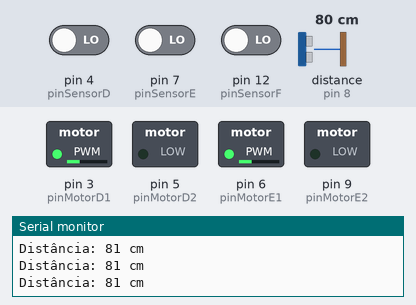
The sketch below on a simulated Arduino Uno, built with avr-gcc and run on an emulated ATmega328P. Parts: switched loads named in the sketch (green lamp = pin HIGH), the last lines printed to the serial monitor. Dashed ring = blinking. The test bench sets the inputs (shaded band); at power-on: distance to the obstacle (sensor on pin 8) 80 cm, pin 4 (pinSensorD) LOW, pin 7 (pinSensorE) LOW, pin 12 (pinSensorF) LOW. The echo pulse lasts 58.3 µs per cm.

Above: at 1.2 s.
1.3 s: distance to the obstacle (sensor on pin 8) set to 33 cm
4.3 s: distance to the obstacle (sensor on pin 8) set to 27 cm
At 4.6 s:
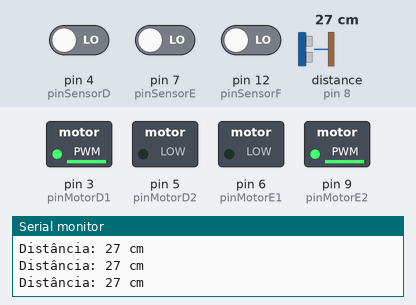
5.8 s: pin 4 (pinSensorD) driven HIGH
At 7.2 s:
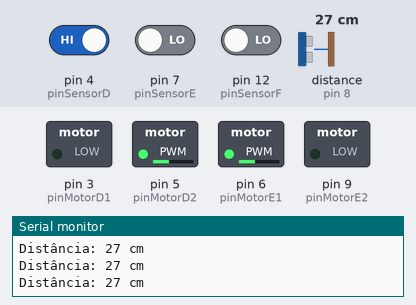
8.8 s: pin 7 (pinSensorE) driven HIGH and pin 12 (pinSensorF) driven HIGH
11.8 s: distance to the obstacle (sensor on pin 8) set to 35 cm
At 12.4 s:
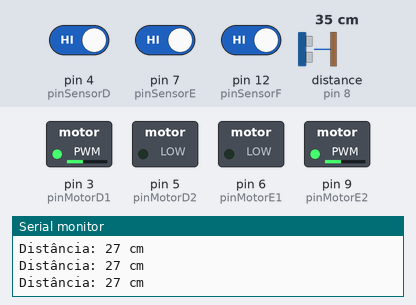
Timing chart, 0 to 14.8 s (numbered marks = the images above; inputs shaded):
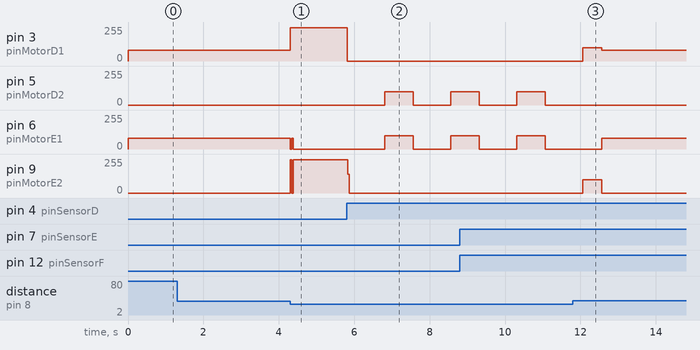

Measured:
- the behaviour switches between 31 and 30 cm on distance to the obstacle (sensor on pin 8) (found by bisection; images 0 and 1)
- after the input at 4.3 s, pin 3 (pinMotorD1): 80/255 → 250/255 at once; pin 6 (pinMotorE1): 80/255 → 0/255 at once; pin 9 (pinMotorE2): 0/255 → 250/255 at once
- after the input at 5.8 s, pin 3 (pinMotorD1), pin 9 (pinMotorE2): 250/255 → 0/255 at once; pin 5 (pinMotorD2), pin 6 (pinMotorE1): 0/255 → 100/255 after 1.0 s, → 0/255 0.75 s later, → 100/255 1.0 s later
- after the input at 11.8 s, pin 5 (pinMotorD2): stays 0/255 (without the input it goes to 100/255 after 1.8 s)

The sketch:

sketch_may24b.ino
```cpp
#include <NewPing.h>

// Pinos dos motores
#define pinMotorD1 3 // Motor Direito Reverso
#define pinMotorD2 5 // Motor Direito Frente
#define pinMotorE1 6 // Motor Esquerdo Frente
#define pinMotorE2 9 // Motor Esquerdo Reverso

// Pinos dos sensores Infravermelho
#define pinSensorD 4 // Sensor direito
#define pinSensorE 7 // Sensor esquerdo
#define pinSensorF 12 // Sensor frontal

// Pinos do sensor ultrassônico
const int trigPin = 2;
const int echoPin = 8;
const int maxDistance = 100; // Distância máxima em cm que o sensor irá medir

// Instanciando o objeto NewPing
NewPing sonar(trigPin, echoPin, maxDistance);

void setup() {
  // Configuração dos pinos dos motores
  pinMode(pinMotorD1, OUTPUT);
  pinMode(pinMotorD2, OUTPUT);
  pinMode(pinMotorE1, OUTPUT);
  pinMode(pinMotorE2, OUTPUT);

  // Configuração dos pinos dos sensores
  pinMode(pinSensorD, INPUT);
  pinMode(pinSensorE, INPUT);
  pinMode(pinSensorF, INPUT);

  // Inicializando a comunicação serial (para depuração)
  Serial.begin(9600);
}

void loop() {
  // Lendo os sensores infravermelho
  int leituraDireita = digitalRead(pinSensorD);
  int leituraEsquerda = digitalRead(pinSensorE);
  int leituraFrente = digitalRead(pinSensorF);

  // Medindo a distância com o sensor ultrassônico
  int distancia = sonar.ping_cm();

  // Girar no próprio eixo
  motorEsquerdoFrente(80);
  motorDireitoReverso(80);

  if (distancia > 0 && distancia <= 30) {
    motorEsquerdoReverso(250);
    motorDireitoReverso(250);
      if (leituraEsquerda == HIGH || leituraDireita == HIGH) {
        // Sensores detectam borda, parar os motores e retroceder
        pararMotores();
        delay(1000);
        motorEsquerdoFrente(100);
        motorDireitoFrente(100);
        delay(750);
        // Sensor frontal detecta borda, parar os motores e retroceder
        if (leituraFrente == HIGH) {
          pararMotores();
          delay(1000);
          motorEsquerdoReverso(100);
          motorDireitoReverso(100);
          delay(500);
        }
      }
  }

  // Opcional: imprimir a distância para depuração
  Serial.print("Distância: ");
  Serial.print(distancia);
  Serial.println(" cm");
}

// Funções para controlar os motores

void motorEsquerdoFrente(int velocidade) {
  analogWrite(pinMotorE1, velocidade);
  analogWrite(pinMotorE2, 0);
}

void motorEsquerdoReverso(int velocidade) {
  analogWrite(pinMotorE1, 0);
  analogWrite(pinMotorE2, velocidade);
}

void motorDireitoFrente(int velocidade) {
  analogWrite(pinMotorD1, 0);
  analogWrite(pinMotorD2, velocidade);
}

void motorDireitoReverso(int velocidade) {
  analogWrite(pinMotorD1, velocidade);
  analogWrite(pinMotorD2, 0);
}

void pararMotores() {
  analogWrite(pinMotorE1, 0);
  analogWrite(pinMotorE2, 0);
  analogWrite(pinMotorD1, 0);
  analogWrite(pinMotorD2, 0);
}
```
